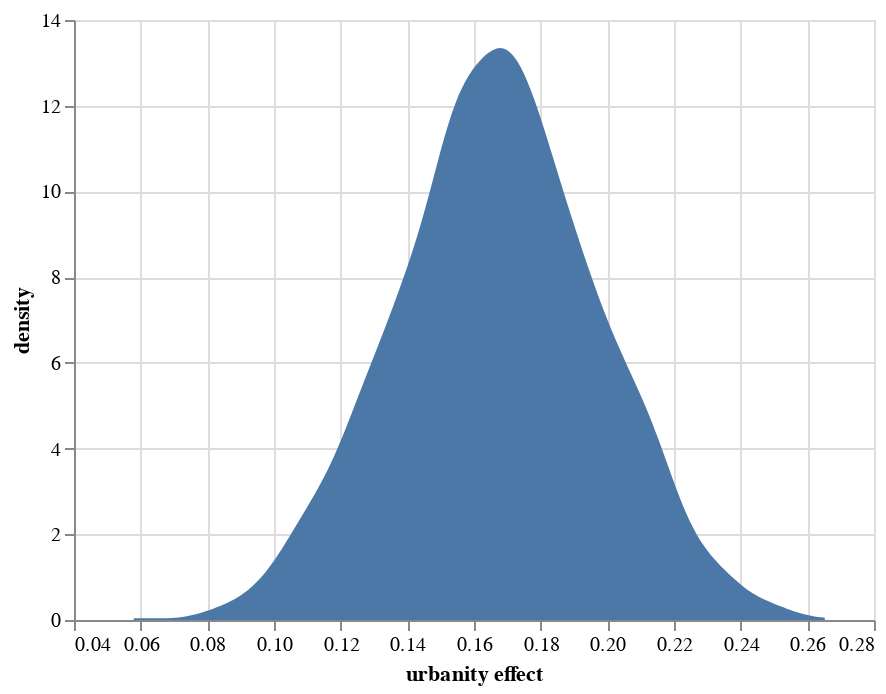

Write notebook code for a chart like this one.
### Code cell
direct_effect = pd.DataFrame((
    urban_predictions['posterior_predictive']['lkl'] - rural_predictions['posterior_predictive']['lkl']
).mean(dim=['lkl_dim_2']).to_numpy().ravel()).rename({0: "urbanity effect"}, axis=1)

alt.Chart(direct_effect).transform_density(
    'urbanity effect',
    as_=['urbanity effect', 'density'],
).mark_area().encode(
    x="urbanity effect:Q",
    y='density:Q',
)

### Figure 1 — Vega-Lite specification as saved in the notebook (floating-point values rounded to 4 significant figures; data arrays with more than 128 entries replaced by an {"elided": "..."} marker saying what was removed)
{"config": {"view": {"continuousWidth": 400, "continuousHeight": 300}}, "data": {"name": "data-b13e322b6e69898b38709c2763ae4464"}, "mark": "area", "encoding": {"x": {"field": "urbanity effect", "type": "quantitative"}, "y": {"field": "density", "type": "quantitative"}}, "transform": [{"density": "urbanity effect", "as": ["urbanity effect", "density"]}], "$schema": "https://vega.github.io/schema/vega-lite/v4.17.0.json", "datasets": {"data-b13e322b6e69898b38709c2763ae4464": {"elided": "4000 records"}}}
